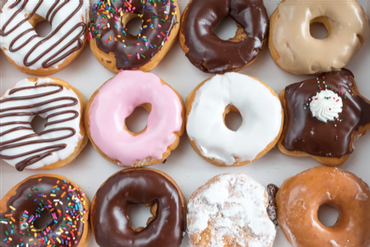
//> input picture images/lab_1/test_color.png, 370 x 247 px, shrunk from 458 x 306 before the run
$ ./lab03   (built with g++ and OpenCV 4)
//> lines starting //> are read from the running program, lines starting //| are printed output that depends on the picture
#include <opencv2/opencv.hpp>
#include <algorithm>
#include <filesystem>
#include <string>

using namespace cv;

///////////////////////////////////////////////////////////////////////////////
void calcHistogramColor(const cv::Mat& image, std::vector<cv::Mat>& histograms,int max_value = 256, int hist_size = 256)
{
    std::vector<cv::Mat> channels;
    cv::split(image, channels);

    float range[] = { 0, 256 };
    const float* hist_range = { range };
    bool uniform = true;
    bool accumulate = false;

    Mat hist;
    cv::Mat histBlue, histGreen, histRed;
    cv::calcHist(&channels[0], 1, 0, cv::Mat(), histBlue, 1, &hist_size, &hist_range, uniform, accumulate);
    cv::calcHist(&channels[1], 1, 0, cv::Mat(), histGreen, 1, &hist_size, &hist_range, uniform, accumulate);
    cv::calcHist(&channels[2], 1, 0, cv::Mat(), histRed, 1, &hist_size, &hist_range, uniform, accumulate);


    histograms = { histBlue, histGreen, histRed };

}
///////////////////////////////////////////////////////////////////////////////
void calcHistogramGray(const cv::Mat& image, cv::Mat& histogram, int max_value = 256, int hist_size = 256)
{
    float range[] = { 0, max_value };
    const float* hist_range[] = { range };
    int channels[] = { 0 };
    bool uniform = true, accumulate = false;
    calcHist(&image, 1, channels, Mat(), histogram, 1, &hist_size, hist_range);

}
///////////////////////////////////////////////////////////////////////////////
void makeVconcat(std::vector<Mat>& images)
{
    for (int i = 1; i < images.size(); i++)
    {
        cv::vconcat(images[0], images[i], images[0]);
    }
}
///////////////////////////////////////////////////////////////////////////////////////
void calculateQuantile(cv::Mat histogram, int& black_quantile, int& white_quantile, double quantile, int hist_size, int total_pixels_count)
{
    double cumulative_sum = 0;
    black_quantile = 0;
    for (int i = 0; i < hist_size; ++i) {
        cumulative_sum += histogram.at<float>(i);
        if (cumulative_sum / total_pixels_count >= (quantile)) {
            black_quantile = i;
            break;
        }
    }
     cumulative_sum = 0;
     white_quantile = 0;
       for (int i = hist_size - 2; i >= 0; --i) {
        cumulative_sum += histogram.at<float>(i);
        if (cumulative_sum / total_pixels_count >= (quantile)) {
            white_quantile = i;
            break;
        }
    }
}
///////////////////////////////////////////////////////////////////////////////
void calculateMinMaxFromHistogram(int& c_low, int& c_high, cv::Mat histogram)
{
    c_low = 0;
    int i = 0;
    while (i < histogram.total() && !histogram.at<int>(i))
        i++;
    c_low = i;
    i = histogram.total() - 1;
    while (i >= 0 && !histogram.at<int>(i))
        i--;
    c_high = i;
}
///////////////////////////////////////////////////////////////////////////////
int calculateAutocontrast(int c_low, int c_high, int black_quantile, int white_quantile, int current_value)
{
    int new_value;
    if (current_value <= black_quantile)
        current_value = black_quantile;
    else if (current_value >= white_quantile)
        current_value = white_quantile;
    else
        //current_value = black_quantile + (current_value - c_low) * (white_quantile - black_quantile) / (c_high - c_low);
        current_value = c_low + (current_value - black_quantile) * (c_high - c_low) / (white_quantile - black_quantile);
    return current_value;
}
///////////////////////////////////////////////////////////////////////////////
void autoContrastForEachChannel(std::vector<double> c_low, std::vector<double> c_high, std::map<std::string,int> black_quantiles, std::map<std::string, int> white_quantiles, Mat& image)
{

    for (int i = 0; i < image.rows; i++)
    {
        cv::Vec3b* ptr = image.ptr<cv::Vec3b>(i);
        for (int j = 0; j < image.cols; j++)
        {
            ptr[j] = cv::Vec3b(ptr[j][2], ptr[j][1], ptr[j][0]);

            int blue_value = calculateAutocontrast(c_low[2], c_high[2], black_quantiles["blue"], white_quantiles["blue"], ptr[j][2]);
            int green_value = calculateAutocontrast(c_low[1], c_high[1], black_quantiles["green"], white_quantiles["green"], ptr[j][1]);
            int red_value = calculateAutocontrast(c_low[0], c_high[0], black_quantiles["red"], white_quantiles["red"], ptr[j][0]);
            image.at<cv::Vec3b>(i, j) = cv::Vec3b(blue_value, green_value, red_value);
        }
    }
}
///////////////////////////////////////////////////////////////////////////////
void autoContrastForGray(double c_low, double c_high, int black_quantile, int white_quantile, Mat& image)
{

    for (int i = 0; i < image.rows; i++)
    {
        uchar* ptr = image.ptr<uchar>(i);
        for (int j = 0; j < image.cols; j++)
        {
            int gray_value = calculateAutocontrast(c_low, c_high, black_quantile, white_quantile, ptr[j]);
            image.at<uchar>(i, j) = static_cast<uchar>(gray_value);
        }
    }
}
///////////////////////////////////////////////////////////////////////////////
void autoContrastForAllChannels(std::vector<double> c_low, std::vector<double> c_high, std::map<std::string, int> black_quantiles, std::map<std::string, int> white_quantiles, Mat& image)
{
    int black_quantile = 0;
    for (auto& [color, value] : black_quantiles)
        black_quantile = std::max(value, black_quantile);

    int white_quantile = 0;
    for (auto& [color, value] : white_quantiles)
        white_quantile = std::max(value, white_quantile);

    for (int i = 0; i < image.rows; i++)
    {
        cv::Vec3b* ptr = image.ptr<cv::Vec3b>(i);
        for (int j = 0; j < image.cols; j++)
        {
            ptr[j] = cv::Vec3b(ptr[j][2], ptr[j][1], ptr[j][0]);

            int blue_value = calculateAutocontrast(c_low[2], c_high[2], black_quantile, white_quantile, ptr[j][2]);
            int green_value = calculateAutocontrast(c_low[1], c_high[1], black_quantile, white_quantile, ptr[j][1]);
            int red_value = calculateAutocontrast(c_low[0], c_high[0], black_quantile, white_quantile, ptr[j][0]);
            image.at<cv::Vec3b>(i, j) = cv::Vec3b(blue_value, green_value, red_value);
        }
    }
}

///////////////////////////////////////////////////////////////////////////////
int main(int argc, char* argv[])
{
    int black_quantile_gray, white_quantile_gray;
    int c_low, c_high;
    double quantile = 0.05;

    cv::CommandLineParser parser(argc, argv,
        "{q         | 0.05| quantile}");

    quantile = parser.get<double>("q");
    std::map<std::string, int> black_quantiles = {
        {"blue",0},
        {"green", 0},
        {"red", 0 } };
    std::map<std::string, int> white_quantiles = {
        {"blue",255},
        {"green", 255},
        {"red", 255 } };

    //чтение изображений
    std::filesystem::path executable_path = std::filesystem::current_path();
    std::string color_image_path = "\\test_color.png";
    color_image_path = executable_path.string() + color_image_path;


    std::string gray_image_path = "\\test_gray.png";
    gray_image_path = executable_path.string() + gray_image_path;


    //вычисляем диапазон для цветного изображения
    cv::Mat color_image = cv::imread(color_image_path, cv::IMREAD_COLOR);
//> color_image is the input picture: 247 rows x 370 cols, CV_8UC3; mean B, G, R 130.1, 139.7, 165.1
    std::vector<cv::Mat> channels;
    cv::split(color_image, channels);
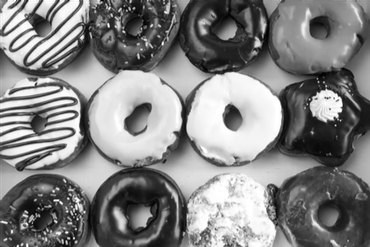
//> channels[0]: 247 rows x 370 cols, CV_8UC1; min 0, max 255, mean 130.1
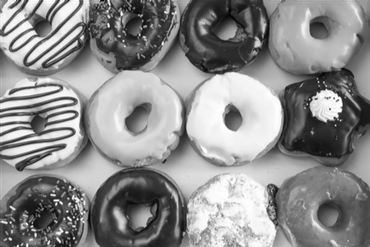
//> channels[1]: 247 rows x 370 cols, CV_8UC1; min 0, max 255, mean 139.7
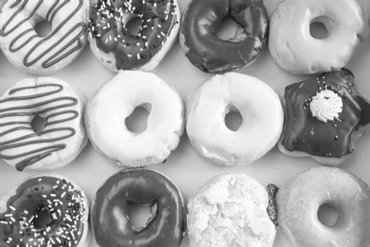
//> channels[2]: 247 rows x 370 cols, CV_8UC1; min 14, max 255, mean 165.1

    std::vector<double> min_color_values = { 0,0,0 };
    std::vector<double> max_color_values = { 0,0,0 };
    minMaxLoc(channels[0], &min_color_values[0], &max_color_values[0]);
//> max_color_values = [255, 0, 0]
    minMaxLoc(channels[1], &min_color_values[1], &max_color_values[1]);
//> max_color_values = [255, 255, 0]
    minMaxLoc(channels[2], &min_color_values[2], &max_color_values[2]);
//> min_color_values = [0, 0, 14]; max_color_values = [255, 255, 255]
    double total_min = *min_element(min_color_values.begin(), min_color_values.end());
//> total_min = 0
    double total_max = *max_element(max_color_values.begin(), max_color_values.end());
//> total_max = 255

    cv::Mat gray_image = cv::imread(gray_image_path, cv::IMREAD_GRAYSCALE);
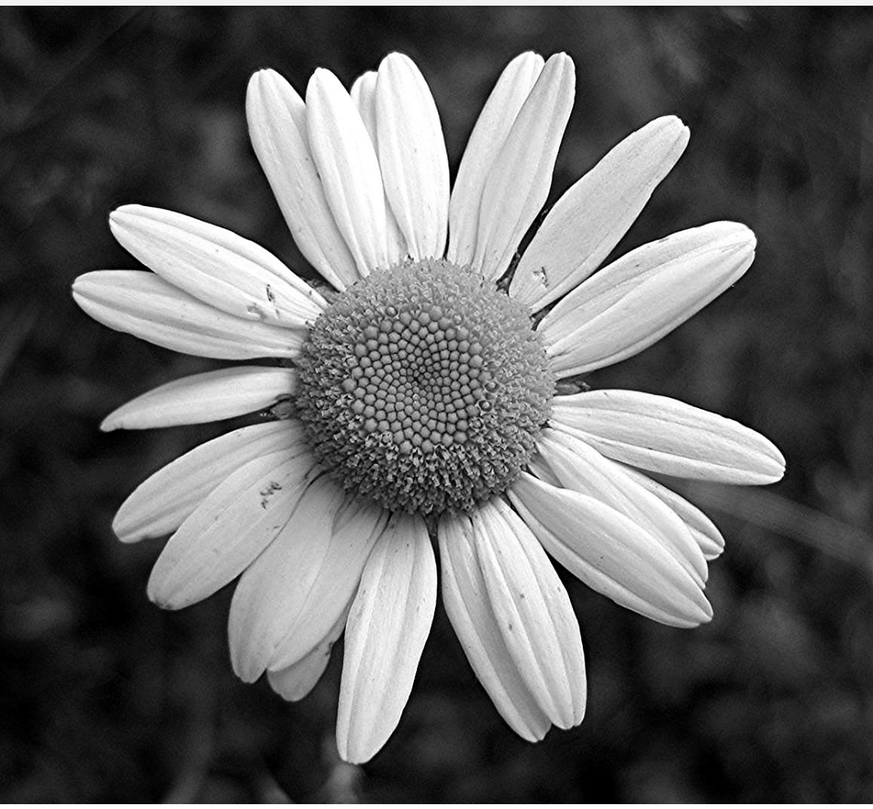
//> input picture images/lab_1/test_gray.png, 873 x 809 px, shrunk from 1080 x 1001 before the run
//> gray_image is the input picture: 809 rows x 873 cols, CV_8UC1; min 0, max 255, mean 99.1
    double min_val_gray, max_val_gray;
    minMaxLoc(gray_image, &min_val_gray, &max_val_gray);
//> min_val_gray = 0; max_val_gray = 255

    //вычисляем гистограмму
    std::vector<cv::Mat> histograms_color;
    calcHistogramColor(color_image, histograms_color, total_max, total_max);
//> in calcHistogramColor, `cv::calcHist(&channels[0], 1, 0, cv::Mat(), histBlue, 1, &hist_size, &..`: histBlue = 255 values, max 880 at index 243, min 11 at index 0, mean 358.4
//> in calcHistogramColor, `cv::calcHist(&channels[1], 1, 0, cv::Mat(), histGreen, 1, &hist_size, ..`: histGreen = 255 values, max 886 at index 242, min 2 at index 0, mean 358.4
//> in calcHistogramColor, `cv::calcHist(&channels[2], 1, 0, cv::Mat(), histRed, 1, &hist_size, &h..`: histRed = 255 values, max 989 at index 235, min 0 at index 0, mean 358.4

    Mat histogram_gray;
    calcHistogramGray(gray_image, histogram_gray, max_val_gray, max_val_gray);
//> in calcHistogramGray, `float range[] = { 0, max_value };`: range = [0, 255]
//> in calcHistogramGray, `const float* hist_range[] = { range };`: hist_range = 1 item
//> in calcHistogramGray, `calcHist(&image, 1, channels, Mat(), histogram, 1, &hist_size, hist_ra..`: histogram = 255 values, max 9603 at index 28, min 432 at index 106, mean 2742.9
//> histogram_gray has the same summary as histogram in calcHistogramGray
    calculateQuantile(histogram_gray, black_quantile_gray, white_quantile_gray, quantile, max_val_gray, gray_image.cols * gray_image.rows);
//> the loop in calculateQuantile, `for (int i = 0; i < hist_size; ++i)` made 12 passes
//> cumulative_sum on passes 1 to 12: 4009, 5843, 7791, 10047, 12497, 15179, 18201, 21668, 25232, 29309, 33923, 39232
//> after the loop in calculateQuantile, `for (int i = 0; i < hist_size; ++i)`: cumulative_sum = 39232
//> the loop in calculateQuantile, `for (int i = hist_size - 2; i >= 0; --i)` made 18 passes
//> cumulative_sum on passes 1 to 12: 3048, 5532, 7615, 9410, 10991, 12581, 14064, 15489, 17045, 18672, 20340, 24669
//> after the loop in calculateQuantile, `for (int i = hist_size - 2; i >= 0; --i)`: cumulative_sum = 36869
//> black_quantile_gray = 11; white_quantile_gray = 236

    //вычисляем квантили
    calculateQuantile(histograms_color[0], black_quantiles["blue"], white_quantiles["blue"], quantile, 256, color_image.cols * color_image.rows);
//> the loop in calculateQuantile (call 2), `for (int i = 0; i < hist_size; ++i)` made 27 passes
//> cumulative_sum on passes 1 to 12: 11, 23, 37, 57, 74, 98, 123, 146, 191, 240, 319, 421
//> the loop in calculateQuantile (call 2), `for (int i = hist_size - 2; i >= 0; --i)` made 10 passes
//> cumulative_sum on passes 1 to 10: 431, 751, 1091, 1487, 1896, 2366, 2885, 3392, 4096, 4823
    calculateQuantile(histograms_color[1], black_quantiles["green"], white_quantiles["green"], quantile, 256, color_image.cols * color_image.rows);
    calculateQuantile(histograms_color[2], black_quantiles["red"], white_quantiles["red"], quantile, 256, color_image.cols * color_image.rows);

    //поканально контрастируем
    cv::Mat contrast_each_cahnnels_color_image;
    cv::Mat contrast_all_cahnnels_color_image;
    contrast_each_cahnnels_color_image = color_image.clone();
    contrast_all_cahnnels_color_image = color_image.clone();

    autoContrastForEachChannel(min_color_values, max_color_values, black_quantiles, white_quantiles, contrast_each_cahnnels_color_image);
//> after the loop in autoContrastForEachChannel, `for (int i = 0; i < image.rows; i++)`:
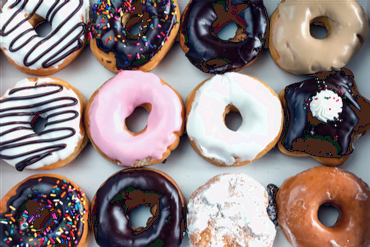
//> image: 247 rows x 370 cols, CV_8UC3; mean B, G, R 128.1, 128, 143
    autoContrastForAllChannels(min_color_values, max_color_values, black_quantiles, white_quantiles, contrast_all_cahnnels_color_image);
//> after the loop in autoContrastForAllChannels, `for (int i = 0; i < image.rows; i++)`:
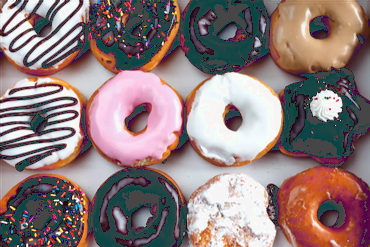
//> image: 247 rows x 370 cols, CV_8UC3; mean B, G, R 123.6, 123.1, 141.9
    autoContrastForGray(min_val_gray, max_val_gray, black_quantile_gray, white_quantile_gray, gray_image);

    //std::vector<Mat> images = { contrast_all_cahnnels_color_image, contrast_each_cahnnels_color_image };
    //makeVconcat(images);

    std::string output_file_gray = "gray_image.png";
    std::string output_file_color_all_channels = "color_image_all_channels.png";
    std::string output_file_color_each_channels = "color_image_each_channels.png";
    std::filesystem::path output_file_gray_full = executable_path / output_file_gray;
    std::filesystem::path output_file_color_all = executable_path / output_file_color_all_channels;
    std::filesystem::path output_file_color_each = executable_path / output_file_color_each_channels;

    imwrite(output_file_color_all.string(), contrast_all_cahnnels_color_image);
    imwrite(output_file_color_each.string(), contrast_each_cahnnels_color_image);
    imwrite(output_file_gray_full.string(), gray_image);
    cv::imshow("Image", gray_image);
    cv::waitKey(0);
    cv::destroyAllWindows();
}
